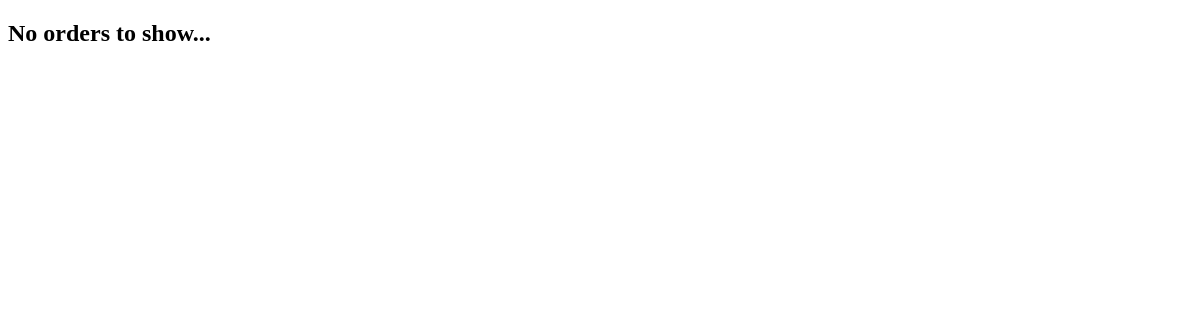
/orders/, run on an earlier commit of the app's database.
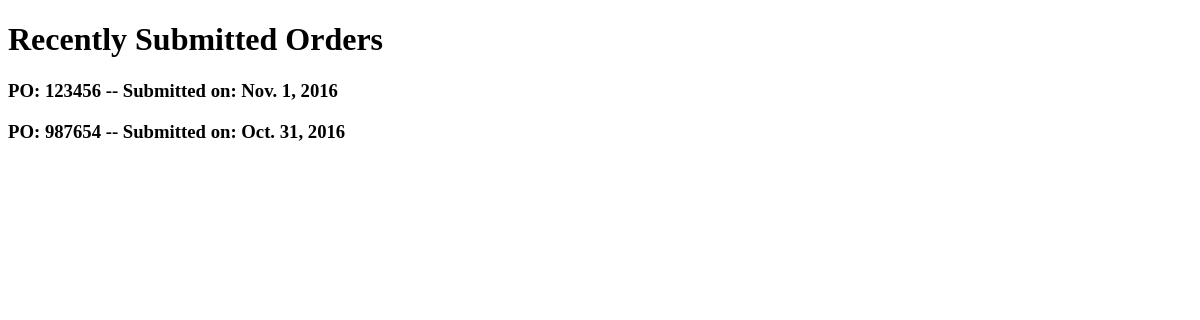
And on a later commit of the database.
### orders/models.py (models this page shows, shortened)
class Order(models.Model):
    isOpen = models.BooleanField(
        default=True, verbose_name="Open?")  # Mark order as Open/Closed
    order_date = models.DateField('Date Submitted')
    numPO = models.IntegerField(unique=True, default=0,
                                verbose_name="PO Number")   # Purchase Order number
    products = models.ManyToManyField(Product, through='LineItem')
    class Meta:
        ordering = ('-order_date',)

### orders/views.py (the view)
def index(request):
    order_list = Order.objects.order_by('-order_date')
    context = {'order_list': order_list}
    return render(request, 'orders/index.html', context)

### orders/templates/orders/index.html (shortened to what this page needs)
<!DOCTYPE html>
<html lang="en">
<head>
</head>
<body>
{% if order_list %}
    <h1>Recently Submitted Orders</h1>
    {% for order in order_list %}
        <h3>PO: {{ order.numPO }} -- Submitted on: {{ order.order_date }}</h3>
    {% endfor %}
{% else %}
    <h2>No orders to show...</h2>
{% endif %}
</body>
</html>

What changed in the data, as far as the page shows it:
added Order: numPO "123456", order_date "Nov. 1, 2016"
added Order: numPO "987654", order_date "Oct. 31, 2016"
Also different on the page:
text no longer shown: "No orders to show..."
text now shown: "Recently Submitted Orders"
